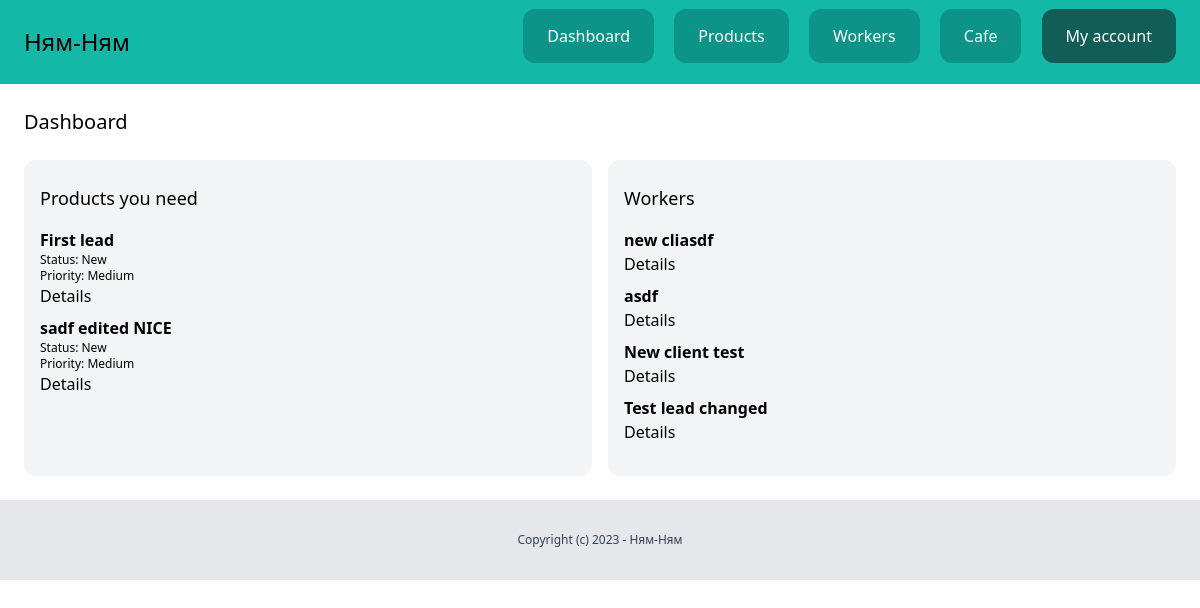
The page /dashboard/ (signed in) on the database its author committed.
### lead/models.py (models this page shows, shortened)
class Lead(models.Model):
    LOW = 'low'
    MEDIUM = 'medium'
    HIGH = 'high'
    CHOICES_PRIORITY = (
        (LOW, 'Low'),
        (MEDIUM, 'Medium'),
        (HIGH, 'High'),
    )
    NEW = 'new'
    CONTACTED = 'contacted'
    WON = 'won'
    LOST = 'lost'
    CHOICES_STATUS = (
        (NEW, 'New'),
        (CONTACTED, 'Contacted'),
        (WON, 'Won'),
        (LOST, 'Lost'),
    )
    team = models.ForeignKey(Team, related_name='leads', on_delete=models.CASCADE)
    name = models.CharField(max_length=255)
    email = models.EmailField()
    description = models.TextField(blank=True, null=True)
    priority = models.CharField(max_length=10, choices=CHOICES_PRIORITY, default=MEDIUM)
    status = models.CharField(max_length=10, choices=CHOICES_STATUS, default=NEW)
    converted_to_client = models.BooleanField(default=False)
    created_by = models.ForeignKey(User, related_name='leads', on_delete=models.CASCADE)
    created_at = models.DateTimeField(auto_now_add=True)
    modified_at = models.DateTimeField(auto_now=True)
    class Meta:
        ordering = ('name',)

### client/models.py (models this page shows, shortened)
class Client(models.Model):
    team = models.ForeignKey(Team, related_name='clients', on_delete=models.CASCADE)
    name = models.CharField(max_length=255)
    email = models.EmailField()
    worker_number = models.IntegerField(default=0)
    description = models.TextField(blank=True, null=True)
    created_by = models.ForeignKey(User, related_name='clients', on_delete=models.CASCADE)
    created_at = models.DateTimeField(auto_now_add=True)
    modified_at = models.DateTimeField(auto_now=True)
    class Meta:
        ordering = ('name',)

### dashboard/views.py (the view)
# urls.py: path('', views.dashboard, name='index'),
@login_required
def dashboard(request):
    team = request.user.userprofile.get_active_team()
    leads = Lead.objects.filter(team=team, converted_to_client=False).order_by('-created_at')[0:5]
    clients = Client.objects.filter(team=team).order_by('-created_at')[0:5]
    return render(request, 'dashboard/dashboard.html', {
        'leads': leads,
        'clients': clients,
    })

### team/context_processors.py (called while the page is built)
def active_team(request):
    if request.user.is_authenticated:
        active_team = request.user.userprofile.get_active_team()
        if not active_team:
            active_team = Team.objects.filter(created_by=request.user)[0]
    else:
        active_team = None
    return {'active_team': active_team}

### userprofile/models.py (called while the page is built)
    def get_active_team(self):
        if self.active_team:
            return self.active_team
        else:
            return Team.objects.filter(members__in=[self.user.id]).first()

### dashboard/templates/dashboard/dashboard.html (shortened to what this page needs)
{% extends 'core/base.html' %}
{% block content %}
<div class="py-6 px-6">
    <h1 class="mb-6 text-xl">Dashboard</h1>
    <div class="flex space-x-4">
        <div class="w-1/2 px-4 py-6 bg-gray-100 rounded-xl leads">
            <h2 class="mb-4 text-lg">Products you need</h2>
            {% for lead in leads %}
                <div class="mb-2 lead">
                    <h3 class="font-semibold">{{ lead.name }}</h3>
                    <p class="text-xs">Status: {{ lead.get_status_display }}</p>
                    <p class="text-xs">Priority: {{ lead.get_priority_display }}</p>
                    <a href="{% url 'leads:detail' lead.pk %}">Details</a>
                </div>
            {% endfor %}
        </div>
        <div class="w-1/2 px-4 py-6 bg-gray-100 rounded-xl clients">
            <h2 class="mb-4 text-lg">Workers</h2>
            {% for client in clients %}
                <div class="mb-2 client">
                    <h3 class="font-semibold">{{ client.name }}</h3>
                    <a href="{% url 'clients:detail' client.pk %}">Details</a>
                </div>
            {% endfor %}
        </div>
    </div>
</div>
{% endblock %}

### rows shown on the page
Lead: name "First lead", status "New", priority "Medium"
Lead: name "sadf edited NICE", status "New", priority "Medium"
Client: name "new cliasdf"
Client: name "asdf"
Client: name "New client test"
Client: name "Test lead changed"
